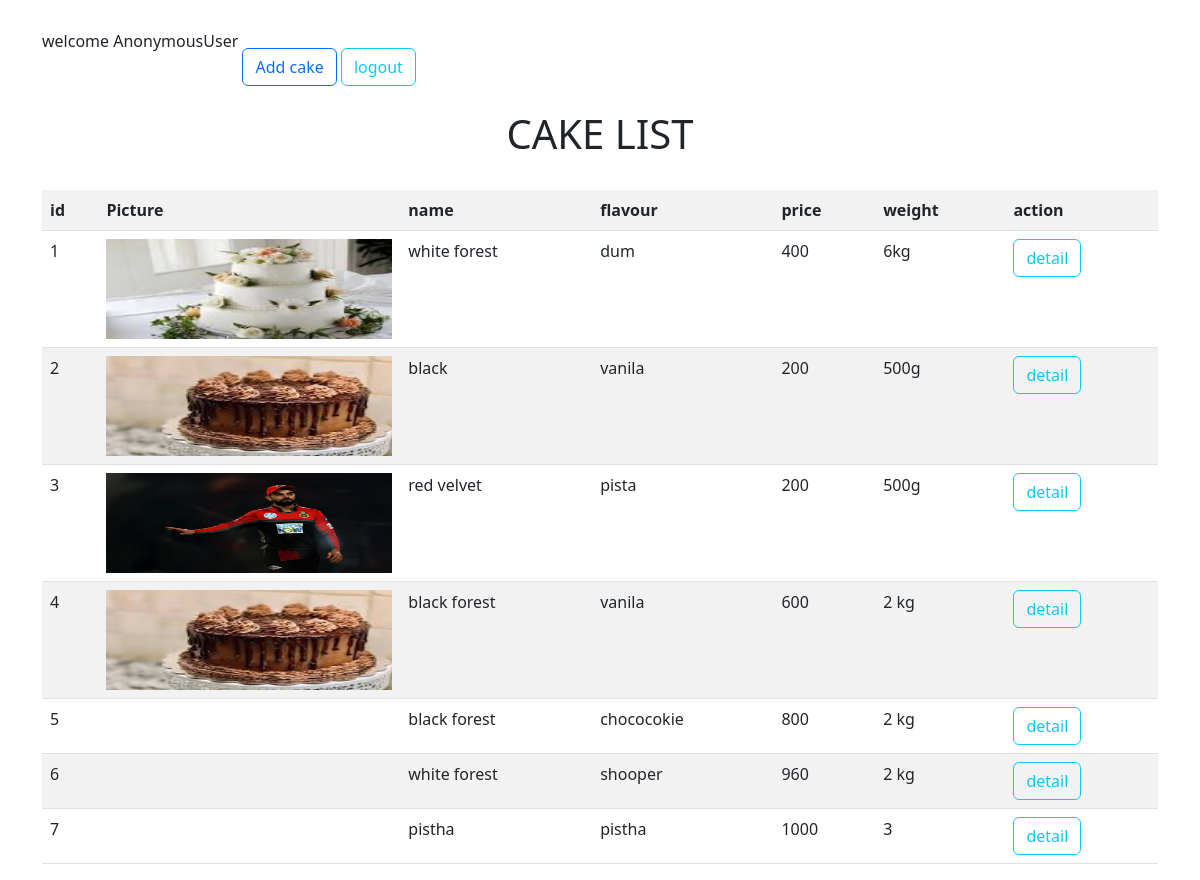
Screenshot of /cake/list/ with the database file from the repository.
### myapp/models.py (models this page shows, shortened)
class Cake(models.Model):
    name=models.CharField(max_length=200)
    flavour=models.CharField(max_length=200)
    options=(
        ("round","round"),
        ("square","square"),
        ("heart","heart"),
        ("other","other")
    )
    shape=models.CharField(max_length=200,choices=options,default="round",blank=True,null=True)
    layer=models.CharField(max_length=100)
    description=models.CharField(max_length=300,null=True,blank=True)
    weight=models.CharField(max_length=200)
    price=models.PositiveIntegerField()
    pic=models.ImageField(upload_to="pictures",null=True,blank=True)

### myapp/views.py (the view)
# urls.py: path("cake/list/",views.CakeListView.as_view(),name="cakelist"),
class CakeListView(View):
    def get(self,request,*args,**kwargs):
        qs=Cake.objects.all()
        return render(request,"cake-list.html",{"cakes":qs})

### myapp/templates/cake-list.html (shortened to what this page needs)
<!DOCTYPE html>
<html lang="en">
<head>
    <link href="https://cdn.jsdelivr.net/npm/bootstrap@5.3.0-alpha1/dist/css/bootstrap.min.css" rel="stylesheet">
</head>
<body>
       <div class="container">
        welcome {{request.user}}
        <a href="{%url 'cakeadd'%}" class="btn btn-outline-primary mt-5">Add cake</a>
        <a href="{%url 'signout'%}" class="btn btn-outline-info mt-5">logout</a>
        <h1 class="text-center p-4">CAKE LIST</h1>
        <table class="table table-striped">
            <tr>
             <th>id</th>
             <th>Picture</th>
             <th>name</th>
             <th>flavour</th>
             <th>price</th>
             <th>weight</th>
             <th>action</th>
            </tr>
            {%for i in cakes%}
             <tr>
                 <div>
                     <td>{{forloop.counter}}</td>
                     <td>
                        {%if i.pic%}
                        <img src="{{i.pic.url}}" width="50%" height="100px"  class="card-img-top" alt="...">
                        {%endif%}
                        </td>
                     <td>{{i.name}}</td>
                     <td>{{i.flavour}}</td>
                     <td>{{i.price}}</td>
                     <td>{{i.weight}}</td>
                     <td>
                        <a href="{%url 'cakedetail' i.id%}" class="btn btn-outline-info">detail</a>
                     </td>
                 </div>
             </tr>
            {%endfor%}
         </table>
       </div>
</body>
</html>

### rows the page displays
Cake: pic (picture), name "white forest", flavour "dum", price "400", weight "6kg"
Cake: pic (picture), name "black", flavour "vanila", price "200", weight "500g"
Cake: pic (picture), name "red velvet", flavour "pista", price "200", weight "500g"
Cake: pic (picture), name "black forest", flavour "vanila", price "600", weight "2 kg"
Cake: name "black forest", flavour "chococokie", price "800", weight "2 kg"
Cake: name "white forest", flavour "shooper", price "960", weight "2 kg"
Cake: name "pistha", flavour "pistha", price "1000", weight "3"

### other values shown
{{ request.user }} "AnonymousUser"
